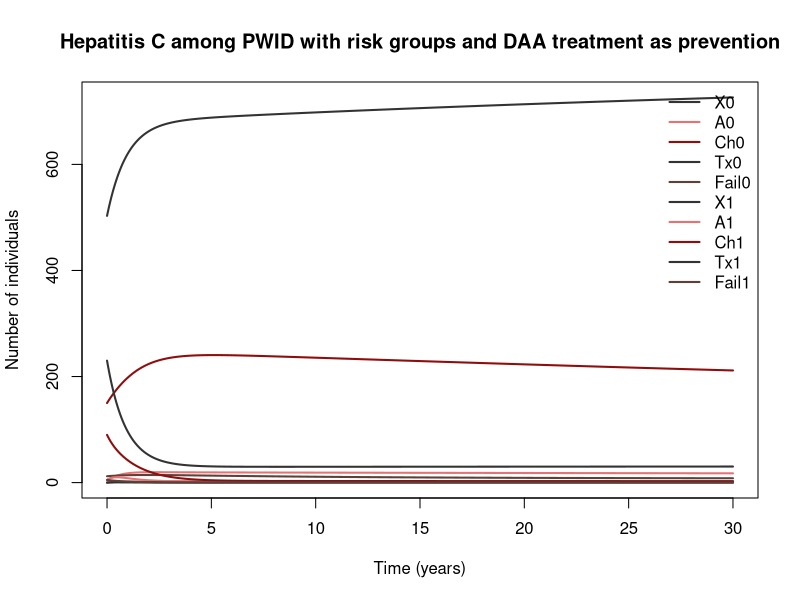

Here is the R script that generated this plot:
## Hepatitis C among PWID with risk groups and DAA treatment as prevention
## HCV in people who inject drugs.
## Parameter values: 9 of 11 checked against the source; the rest are recalled or illustrative.
## Reference: Martin NK, Vickerman P, Grebely J, Hellard M, Hutchinson SJ, Lima VD, Foster GR, Dillon JF, Goldberg DJ, Dore GJ, Hickman M. Hepatitis C virus treatment for prevention among people who inject drugs: modeling treatment scale-up in the age of direct-acting…
## Source: https://doi.org/10.1002/hep.26431
##
## Generated from a compartmental model diagram (model format v1).
## Regenerating from the same diagram always gives this exact file.
##
## Compartments: X0, A0, Ch0, Tx0, Fail0, X1, A1, Ch1, Tx1, Fail1
## Flows (time unit: years):
##   (outside) -> X0     : (1 - f_high) * exit_r * Ntot
##   (outside) -> X1     : f_high * exit_r * Ntot
##   X0 -> A0            : foi0 * X0
##   X1 -> A1            : foi1 * X1
##   A0 -> X0            : delta_c * psi_a * A0
##   A0 -> Ch0           : (1 - delta_c) * psi_a * A0
##   A1 -> X1            : delta_c * psi_a * A1
##   A1 -> Ch1           : (1 - delta_c) * psi_a * A1
##   Ch0 -> Tx0          : tx_pc * Ch0
##   Ch1 -> Tx1          : tx_pc * Ch1
##   Tx0 -> X0           : alpha_svr * omega * Tx0
##   Tx0 -> Fail0        : (1 - alpha_svr) * omega * Tx0
##   Tx1 -> X1           : alpha_svr * omega * Tx1
##   Tx1 -> Fail1        : (1 - alpha_svr) * omega * Tx1
##   X1 -> X0            : kappa * X1
##   A1 -> A0            : kappa * A1
##   Ch1 -> Ch0          : kappa * Ch1
##   Tx1 -> Tx0          : kappa * Tx1
##   Fail1 -> Fail0      : kappa * Fail1
##   X0 -> (outside)     : exit_r * X0
##   A0 -> (outside)     : exit_r * A0
##   Ch0 -> (outside)    : exit_r * Ch0
##   Tx0 -> (outside)    : exit_r * Tx0
##   Fail0 -> (outside)  : exit_r * Fail0
##   X1 -> (outside)     : exit_r * X1
##   A1 -> (outside)     : exit_r * A1
##   Ch1 -> (outside)    : exit_r * Ch1
##   Tx1 -> (outside)    : exit_r * Tx1
##   Fail1 -> (outside)  : exit_r * Fail1

library(deSolve)

# ---- Time ------------------------------------------------------------
times <- seq(0, 30, by = 0.05)  # years

# ---- Parameters ------------------------------------------------------
parameters <- c(
  pi_inf = 0.2,     # infection rate coefficient (/yr) [illustrative]
  Pi_h = 3.6,       # relative risk for high-risk PWID [verified]
  kappa = 12 / 14,  # high to low risk (duration 14 months) (/yr) [verified]
  f_high = 0.33,    # fraction of new injectors entering high risk [illustrative]
  delta_c = 0.26,   # proportion of acute infections clearing spontaneously [verified]
  psi_a = 2,        # exit from acute (6 months) (/yr) [verified]
  mu1 = 1 / 11,     # permanent cessation of injecting (11 yr career) (/yr) [verified]
  mu2 = 0.01,       # death rate (/yr) [verified]
  phi_tx = 8,       # treatments started per year (per 1000 PWID per yr) [verified]
  omega = 52 / 12,  # 1/treatment duration (12 weeks for IFN-free DAA) (/yr) [verified]
  alpha_svr = 0.9   # SVR with IFN-free DAAs [verified]
)

# ---- Initial conditions ----------------------------------------------
state <- c(
  X0 = 503,    # uninfected, low risk
  A0 = 5,      # acute HCV, low risk
  Ch0 = 150,   # chronic HCV, low risk
  Tx0 = 0,     # on treatment, low risk
  Fail0 = 12,  # failed treatment, low risk
  X1 = 230,    # uninfected, high risk
  A1 = 5,      # acute, high risk
  Ch1 = 90,    # chronic, high risk
  Tx1 = 0,     # on treatment, high risk
  Fail1 = 5    # failed treatment, high risk
)

# ---- Model equations -------------------------------------------------
hcv_pwid_treatment_martin_model <- function(t, state, parameters) {
  with(as.list(c(state, parameters)), {
    # Total population
    N <- X0 + A0 + Ch0 + Tx0 + Fail0 + X1 + A1 + Ch1 + Tx1 + Fail1

    # Derived quantities
    Ntot <- X0 + A0 + Ch0 + Tx0 + Fail0 + X1 + A1 + Ch1 + Tx1 + Fail1                  # total PWID
    Chtot <- Ch0 + Ch1                                                                 # total chronic infections
    Infectious <- A0 + A1 + Ch0 + Ch1 + Fail0 + Fail1 + (1 - alpha_svr) * (Tx0 + Tx1)  # those on treatment who will achieve SVR are non-infectious [verified assumption]
    foi0 <- pi_inf * Infectious / Ntot                                                 # force of infection, low risk
    foi1 <- Pi_h * pi_inf * Infectious / Ntot                                          # force of infection, high risk
    tx_pc <- pmin(phi_tx / 1000 * Ntot / max(Chtot, 1e-6), 52)                         # per-capita treatment rate implementing a fixed number treated per year; capped
    exit_r <- mu1 + mu2                                                                # total exit rate (cessation plus death)

    # Rates of change
    dX0 <- (1 - f_high) * exit_r * Ntot - foi0 * X0 + delta_c * psi_a * A0 + alpha_svr * omega * Tx0 + kappa * X1 - exit_r * X0
    dA0 <- foi0 * X0 - delta_c * psi_a * A0 - (1 - delta_c) * psi_a * A0 + kappa * A1 - exit_r * A0
    dCh0 <- (1 - delta_c) * psi_a * A0 - tx_pc * Ch0 + kappa * Ch1 - exit_r * Ch0
    dTx0 <- tx_pc * Ch0 - alpha_svr * omega * Tx0 - (1 - alpha_svr) * omega * Tx0 + kappa * Tx1 - exit_r * Tx0
    dFail0 <- (1 - alpha_svr) * omega * Tx0 + kappa * Fail1 - exit_r * Fail0
    dX1 <- f_high * exit_r * Ntot - foi1 * X1 + delta_c * psi_a * A1 + alpha_svr * omega * Tx1 - kappa * X1 - exit_r * X1
    dA1 <- foi1 * X1 - delta_c * psi_a * A1 - (1 - delta_c) * psi_a * A1 - kappa * A1 - exit_r * A1
    dCh1 <- (1 - delta_c) * psi_a * A1 - tx_pc * Ch1 - kappa * Ch1 - exit_r * Ch1
    dTx1 <- tx_pc * Ch1 - alpha_svr * omega * Tx1 - (1 - alpha_svr) * omega * Tx1 - kappa * Tx1 - exit_r * Tx1
    dFail1 <- (1 - alpha_svr) * omega * Tx1 - kappa * Fail1 - exit_r * Fail1

    list(c(dX0, dA0, dCh0, dTx0, dFail0, dX1, dA1, dCh1, dTx1, dFail1))
  })
}

# ---- Solve -----------------------------------------------------------
out <- ode(y = state, times = times, func = hcv_pwid_treatment_martin_model, parms = parameters)
out <- as.data.frame(out)

# ---- Plot ------------------------------------------------------------
compartment_cols <- c(X0 = "#333333", A0 = "#E57373", Ch0 = "#8E0E0E", Tx0 = "#333333", Fail0 = "#5D4037", X1 = "#333333", A1 = "#E57373", Ch1 = "#8E0E0E", Tx1 = "#333333", Fail1 = "#5D4037")
matplot(out$time, out[, names(compartment_cols)], type = "l", lty = 1, lwd = 2,
        col = compartment_cols, xlab = "Time (years)", ylab = "Number of individuals",
        main = "Hepatitis C among PWID with risk groups and DAA treatment as prevention")
legend("topright", legend = names(compartment_cols), col = compartment_cols,
       lty = 1, lwd = 2, bty = "n")
